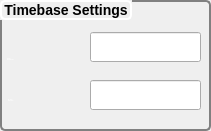
     <widget class="QGroupBox" name="grpTimeSettings">
      <property name="geometry">
       <rect>
        <x>12</x>
        <y>2</y>
        <width>211</width>
        <height>131</height>
       </rect>
      </property>
      <property name="font">
       <font>
        <pointsize>-1</pointsize>
        <weight>75</weight>
        <italic>false</italic>
        <bold>true</bold>
       </font>
      </property>
      <property name="styleSheet">
       <string notr="true">QGroupBox {
   background-color: qlineargradient(x1: 0, y1: 0, x2: 0, y2: 1,
                                       stop: 0 #4a79b5, stop: 1 #0f0f0f);
/*                                       stop: 0 #3a5976, stop: 1 #000000);*/
     border: 2px solid gray;
     border-radius: 5px;
     margin-top: 1ex; /* leave space at the top for the title */
	 font:bold 14px;	
 }

 QGroupBox::title {
	border:2px solid white;
	border-radius:5px;
     subcontrol-origin: margin;
     subcontrol-position: top left; /* position at the top center */
     background-color: qlineargradient(x1: 0, y1: 0, x2: 0, y2: 1,
                                       stop: 0 #d8dff2, stop: 1 #FFFFFF);
 }
QLabel{
	color:white;
}</string>
      </property>
      <property name="title">
       <string>Timebase Settings</string>
      </property>
      <widget class="QLabel" name="label_7">
       <property name="geometry">
        <rect>
         <x>7</x>
         <y>39</y>
         <width>111</width>
         <height>40</height>
        </rect>
       </property>
       <property name="font">
        <font>
         <pointsize>-1</pointsize>
         <weight>75</weight>
         <italic>false</italic>
         <bold>true</bold>
        </font>
       </property>
       <property name="text">
        <string>System
Frequency(Fs)</string>
       </property>
      </widget>
      <widget class="QLabel" name="label_8">
       <property name="geometry">
        <rect>
         <x>8</x>
         <y>80</y>
         <width>91</width>
         <height>40</height>
        </rect>
       </property>
       <property name="font">
        <font>
         <pointsize>-1</pointsize>
         <weight>75</weight>
         <italic>false</italic>
         <bold>true</bold>
        </font>
       </property>
       <property name="text">
        <string>Fo - FTW
(0x98,0x9A)</string>
       </property>
      </widget>
      <widget class="QLineEdit" name="leBTUR">
       <property name="geometry">
        <rect>
         <x>90</x>
         <y>32</y>
         <width>111</width>
         <height>30</height>
        </rect>
       </property>
       <property name="text">
        <string/>
       </property>
      </widget>
      <widget class="QLineEdit" name="leBDR">
       <property name="geometry">
        <rect>
         <x>90</x>
         <y>80</y>
         <width>111</width>
         <height>30</height>
        </rect>
       </property>
      </widget>
     </widget>
